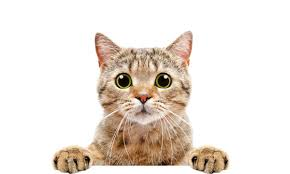
#> input picture BEGINNER-TASKS/Image-To-Pencil-Sketch/catt.jpg, 290 x 174 px
$ jupyter execute image_to_pencil_sketch.ipynb
#> lines starting #> are read from the running program, lines starting #| are printed output that depends on the picture
# Haleema Sadia

# Task 4 Image to Pencil Sketch

# lgmvip internship july

[cell 1]
#import libraries
import cv2

## Load Image

[cell 2]
#load image
my_image = cv2.imread("catt.jpg")
#> my_image is the input picture: shape (174, 290, 3); mean B, G, R 219.8, 227.3, 235.4

[cell 3]
my_image.shape
#> Out = (174, 290, 3)

## SHow_image method

[cell 4]
def show_image(image):
    cv2.imshow('Image Window',image)
    cv2.waitKey(0)
    cv2.destroyAllWindows()

[cell 5]
show_image(my_image)

## Convert to grey scale

[cell 6]
grey_image = cv2.cvtColor(my_image,cv2.COLOR_BGR2GRAY)
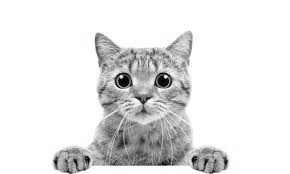
#> grey_image: shape (174, 290); min 1, max 255, mean 228.8
show_image(grey_image)

## Invert the grey scale image

[cell 7]
inverted_image = 255 - grey_image
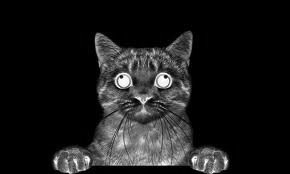
#> inverted_image: shape (174, 290); min 0, max 254, mean 26.2
show_image(inverted_image)

# Blur the inverted Image

[cell 8]
blurred = cv2.GaussianBlur(inverted_image, (21, 21), 0)
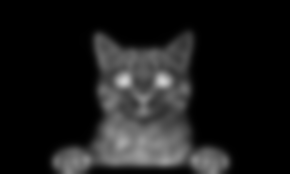
#> blurred: shape (174, 290); min 0, max 207, mean 26.2
inverted_blurred = 255 - blurred
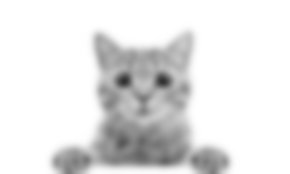
#> inverted_blurred: shape (174, 290); min 48, max 255, mean 228.8
show_image(inverted_blurred)

# pencil SKetch

[cell 9]
pencil_sketch = cv2.divide(grey_image, inverted_blurred, scale = 256.0)
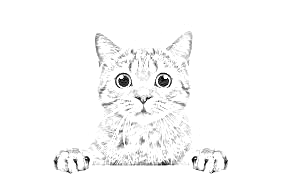
#> pencil_sketch: shape (174, 290); min 4, max 255, mean 248.3
show_image(pencil_sketch)
